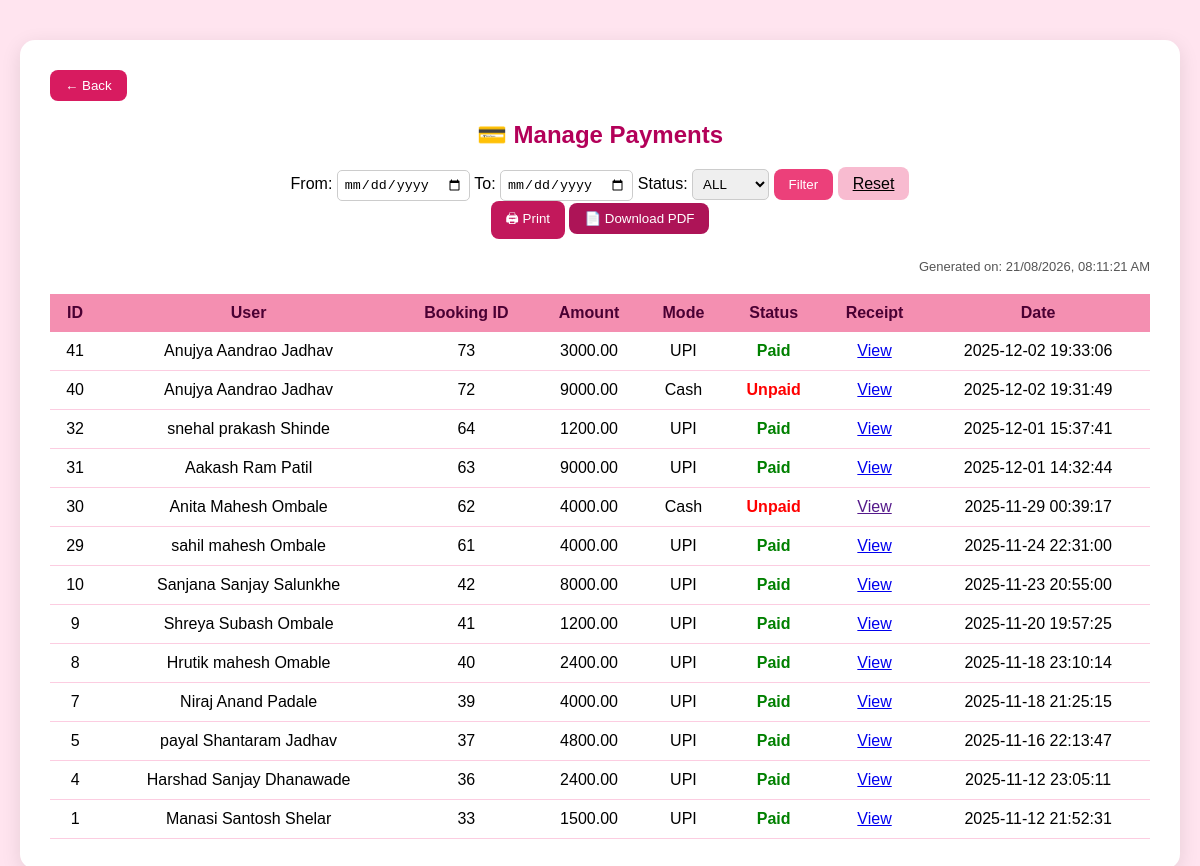
/manage_payment.php (signed in), run on the app's committed database.
### tables this page shows
CREATE TABLE `payments` (
  `payment_id` int(11) NOT NULL,
  `user_name` varchar(100) NOT NULL,
  `booking_id` int(11) NOT NULL,
  `amount` decimal(10,2) DEFAULT 0.00,
  `payment_mode` varchar(50) NOT NULL,
  `status` varchar(50) DEFAULT 'Pending',
  `receipt` varchar(255) DEFAULT NULL,
  `payment_date` datetime DEFAULT current_timestamp()
);

### manage_payment.php (the view, shortened to what this page needs)
<?php
$servername = "localhost";
$username = "root";
$password = "";
$dbname = "shantubag_db";
$port = 3307;
$conn = new mysqli($servername, $username, $password, $dbname, $port);
$from_date = $_GET['from_date'] ?? '';
$to_date   = $_GET['to_date'] ?? '';
$status    = $_GET['status'] ?? 'ALL';
$where = "WHERE 1";
$result = $conn->query("SELECT * FROM payments $where ORDER BY payment_id DESC");
?>
<!DOCTYPE html>
<html lang="en">
<head>
</head>
<body>
<div class="container">
    <div id="actionButtons">
        <button class="btn btn-back" onclick="window.location.href='AdminDashboard.php'">← Back</button>
        <h2>💳 Manage Payments</h2>
        <div class="filter-box">
            <form method="get">
                From: <input type="date" name="from_date" value="<?= $from_date ?>">
                To: <input type="date" name="to_date" value="<?= $to_date ?>">
                Status:
                <select name="status">
                    <option value="ALL" <?= $status=="ALL" ? "selected" : "" ?>>ALL</option>
                </select>
                <button type="submit" class="btn btn-filter">Filter</button>
                <a href="manage_payment.php" class="btn btn-reset">Reset</a>
            </form>
            <button onclick="window.print()" class="btn btn-print">🖨 Print</button>
            <button onclick="downloadPDF()" class="btn btn-pdf">📄 Download PDF</button>
        </div>
    </div>
    <div style="text-align:right; font-size:13px; color:#555; margin-bottom:8px;">
        Generated on: <?= date("d/m/Y, h:i:s A") ?>
    </div>
    <table class="table" id="paymentTable">
        <thead>
            <tr>
                <th>ID</th>
                <th>User</th>
                <th>Booking ID</th>
                <th>Amount</th>
                <th>Mode</th>
                <th>Status</th>
                <th class="hide-pdf">Receipt</th>
                <th>Date</th>
            </tr>
        </thead>
        <tbody>
        <?php if ($result->num_rows > 0): ?>
            <?php while ($row = $result->fetch_assoc()): ?>
                <tr>
                    <td><?= $row['payment_id'] ?></td>
                    <td><?= $row['user_name'] ?></td>
                    <td><?= $row['booking_id'] ?></td>
                    <td><?= $row['amount'] ?></td>
                    <td><?= $row['payment_mode'] ?></td>
                    <td class="<?= $row['status']=="Paid" ? "status-paid" : "status-unpaid" ?>">
                        <?= $row['status'] ?>
                    </td>
                    <td class="hide-pdf">
                        <a href="<?= $row['receipt'] ?>" target="_blank">View</a>
                    </td>
                    <td><?= $row['payment_date'] ?></td>
                </tr>
            <?php endwhile; ?>
        <?php else: ?>
            <tr><td colspan="8" style="text-align:center;color:red;">No payment records found.</td></tr>
        <?php endif; ?>
        </tbody>
    </table>
</div>
</body>
</html>

### manage_payment.php (style rules this page uses)
body { font-family: "Poppins", sans-serif; background: #ffe4ef; margin: 0; padding: 0; }
.container { max-width: 1100px; margin: 40px auto; background: #fff; padding: 30px; border-radius: 15px; box-shadow: 0 5px 20px rgba(0,0,0,0.1); }
h2 { text-align: center; color: #b30059; margin-bottom: 20px; }
button, .btn { cursor: pointer; border: none; padding: 8px 15px; border-radius: 8px; transition: 0.3s; font-weight: 500; }
.btn-back { background: #d81b60; color: white; }
.btn-filter { background: #ec407a; color: white; }
.btn-reset { background: #f8bbd0; color: black; }
.btn-print { background: #c2185b; color: white; }
.btn-pdf { background: #ad1457; color: white; }
.status-paid { color: green; font-weight: bold; }
.status-unpaid { color: red; font-weight: bold; }
.table { width: 100%; border-collapse: collapse; margin-top: 20px; }
.table th { background: #f48fb1; color: #4a0033; padding: 10px; }
.table td { border-bottom: 1px solid #fccde1; padding: 10px; text-align: center; }
.filter-box { text-align: center; margin-bottom: 20px; }
input[type="date"], select { padding: 6px; border: 1px solid #ccc; border-radius: 5px; }

### data on the page
payments: payment_id "41", user_name "Anujya Aandrao Jadhav", booking "73", amount "3000.00", payment_mode "UPI", status "Paid", payment_date "2025-12-02 19:33:06"
payments: payment_id "40", user_name "Anujya Aandrao Jadhav", booking "72", amount "9000.00", payment_mode "Cash", status "Unpaid", payment_date "2025-12-02 19:31:49"
payments: payment_id "32", user_name "snehal prakash Shinde", booking "64", amount "1200.00", payment_mode "UPI", status "Paid", payment_date "2025-12-01 15:37:41"
payments: payment_id "31", user_name "Aakash Ram Patil", booking "63", amount "9000.00", payment_mode "UPI", status "Paid", payment_date "2025-12-01 14:32:44"
payments: payment_id "30", user_name "Anita Mahesh Ombale", booking "62", amount "4000.00", payment_mode "Cash", status "Unpaid", payment_date "2025-11-29 00:39:17"
payments: payment_id "29", user_name "sahil mahesh Ombale", booking "61", amount "4000.00", payment_mode "UPI", status "Paid", payment_date "2025-11-24 22:31:00"
payments: payment_id "10", user_name "Sanjana Sanjay Salunkhe", booking "42", amount "8000.00", payment_mode "UPI", status "Paid", payment_date "2025-11-23 20:55:00"
payments: payment_id "9", user_name "Shreya Subash Ombale", booking "41", amount "1200.00", payment_mode "UPI", status "Paid", payment_date "2025-11-20 19:57:25"
payments: payment_id "8", user_name "Hrutik mahesh Omable", booking "40", amount "2400.00", payment_mode "UPI", status "Paid", payment_date "2025-11-18 23:10:14"
payments: payment_id "7", user_name "Niraj Anand Padale", booking "39", amount "4000.00", payment_mode "UPI", status "Paid", payment_date "2025-11-18 21:25:15"
payments: payment_id "5", user_name "payal Shantaram Jadhav", booking "37", amount "4800.00", payment_mode "UPI", status "Paid", payment_date "2025-11-16 22:13:47"
payments: payment_id "4", user_name "Harshad Sanjay Dhanawade", booking "36", amount "2400.00", payment_mode "UPI", status "Paid", payment_date "2025-11-12 23:05:11"
payments: payment_id "1", user_name "Manasi Santosh Shelar", booking "33", amount "1500.00", payment_mode "UPI", status "Paid", payment_date "2025-11-12 21:52:31"
